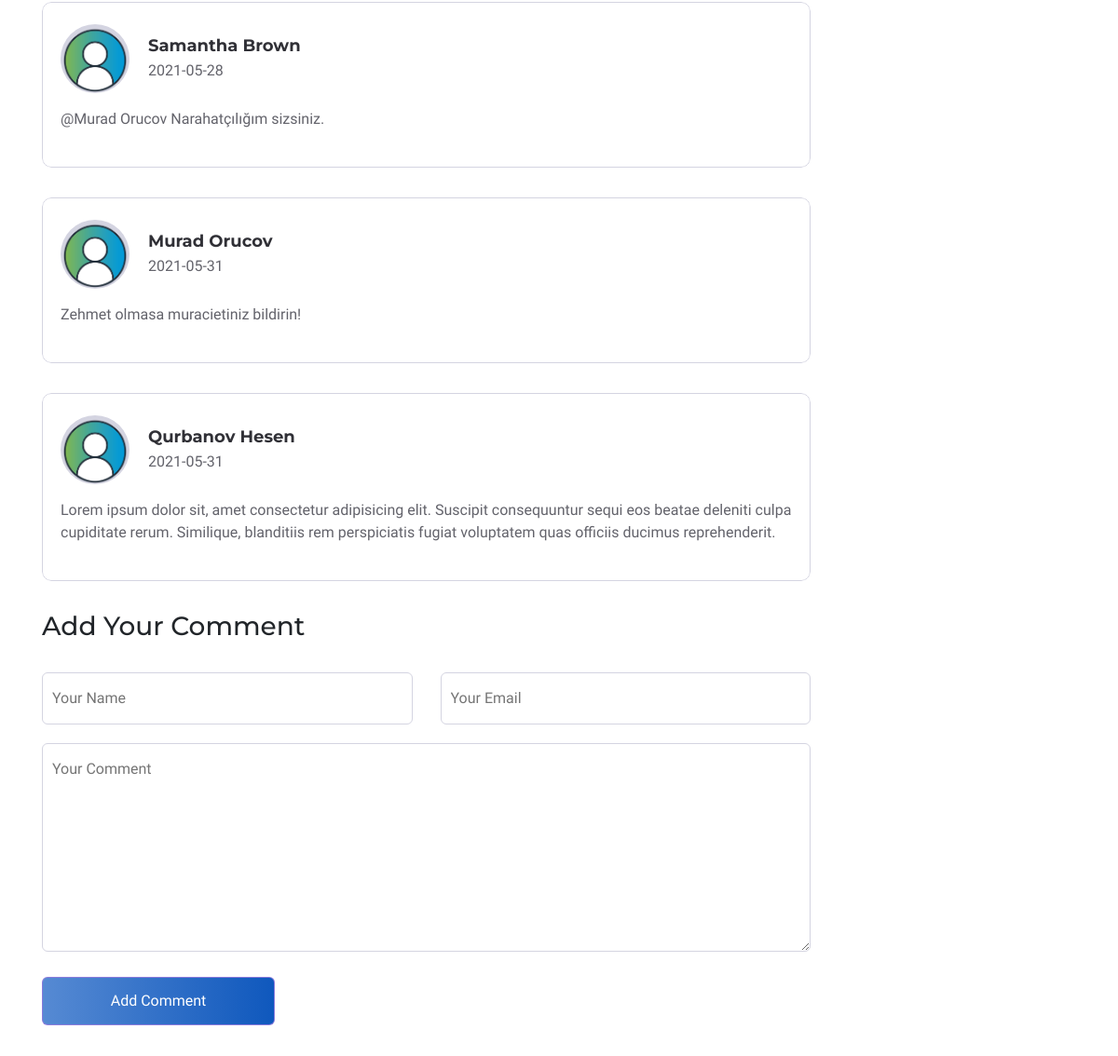
The app's page /news/blogitem (middle part), older data.
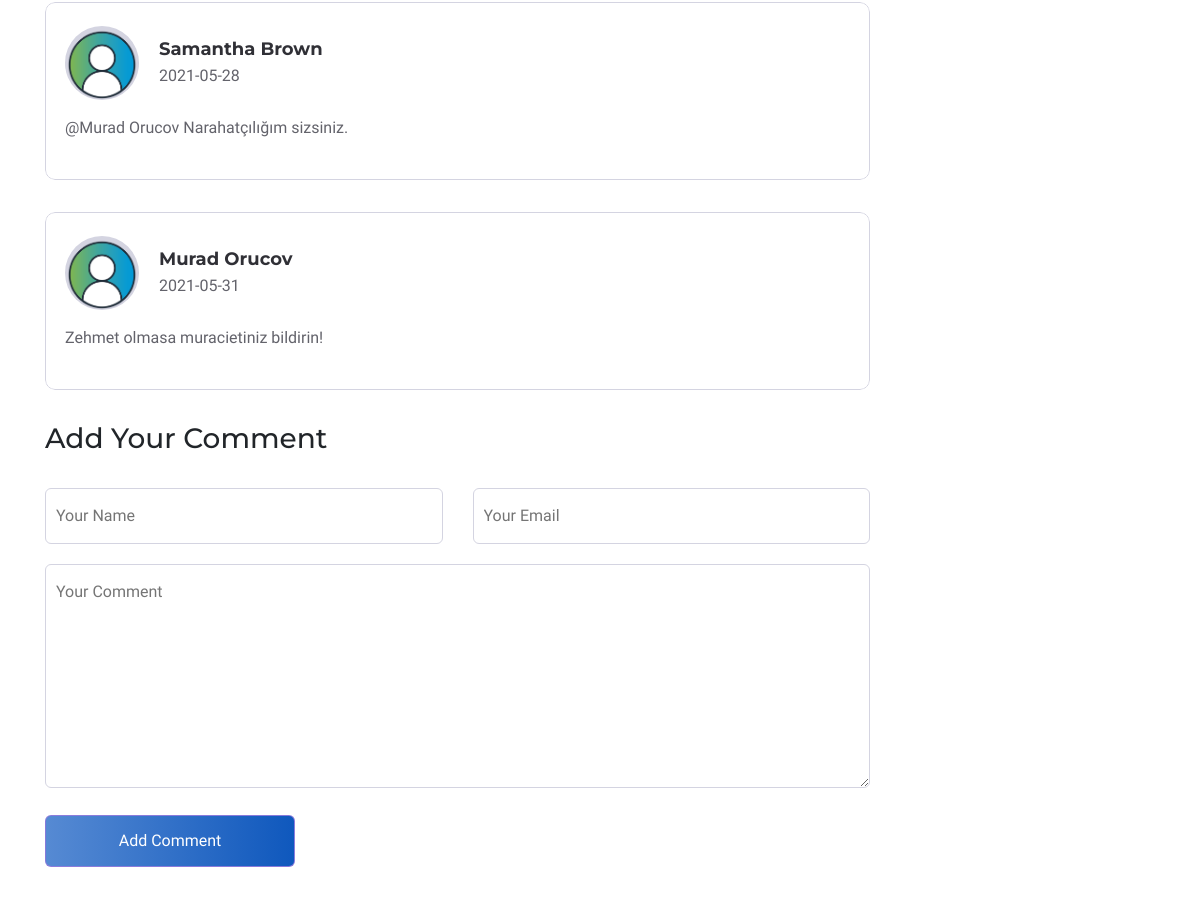
The same page, newer data.
### app/models.py (models this page shows)
class UserComment(db.Model):
    id=db.Column(db.Integer,primary_key=True)
    commentusername=db.Column(db.String(255))
    commentuseremail=db.Column(db.String(255))
    commentdate=db.Column(db.Date)
    comment=db.Column(db.String(255))

### main/routes.py (the view)
@app.route("/news/blogitem")
def blogitem_index():
    header_contacts=HeaderContact.query.all()
    headersocial_icons=HeaderSocialIcon.query.all()
    logos=MeniuLogo.query.all()
    meniu_names=MeniuName.query.all()
    company_info_footers=FooterCompanyInfo.query.all()
    footer_social_icons=FooterSocialIcon.query.all()
    footer_menus=FooterMenu.query.all()
    footer_offers=FooterOffer.query.all()
    footer_contacts=FooterContact.query.all()
    usercomments=UserComment.query.all()
    return render_template("main/blogitem.html",usercomments=usercomments, company_info_footers=company_info_footers ,footer_social_icons=footer_social_icons ,footer_menus=footer_menus ,footer_offers=footer_offers , footer_contacts=footer_contacts, header_contacts=header_contacts, headersocial_icons=headersocial_icons, logos=logos, meniu_names=meniu_names)

### app/templates/main/blogitem.html (shortened to what the changed rows need)
{% extends "main/base.html" %}{% block contentmain %}
<section id="main-contact" class="section-padding">
    <div class="container">
        <div class="row">
            <div class="col-lg-9 col-12 item ">
                <div class="blog-footer">
                    <div class="blog-Comment">
                        <div class="row">
                            <div class="col-12">
                                {% for usercomment in usercomments %}
                                <div class="blog-comment-item">
                                    <div class="comment-item">
                                        <div class="comment-item-person">
                                            <div class="row">
                                                <div class="col">
                                                    <div class="comment-item-author d-flex align-items-center">
                                                        <div class="comment-item-author-img">
                                                            <img src="/static/uploads/user.png" alt="">
                                                        </div>
                                                        <div class="comment-item-author-info">
                                                            <h4>{{usercomment.commentusername}}</h4>
                                                            <p>{{usercomment.commentdate}}</p>
                                                        </div>
                                                    </div>
                                                </div>
                                                <div class="col-auto">
                                                </div>
                                            </div>
                                        </div>
                                        <div class="comment-item-desc">
                                            <p>{{usercomment.comment}}</p>
                                        </div>
                                    </div>
                                </div>
                                {% endfor %}
                            </div>
                        </div>
                    </div>
                </div>
            </div>
        </div>
    </div>
</section>
{% endblock %}

Row changes from the older to the newer data that the page shows:
removed UserComment: commentusername "Qurbanov Hesen", commentdate "2021-05-31", comment "Lorem ipsum dolor sit, amet consectetur adipisicing elit. Suscipit consequuntur sequi eos beatae deleniti culpa cupiditate rerum. Similique, blanditiis rem perspiciatis fugiat voluptatem quas officiis ducimus reprehenderit."
